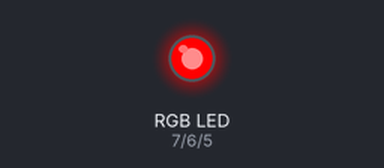
The sketch below on a simulated Arduino Uno, built with avr-gcc and run on an emulated ATmega328P. On the bench: an RGB LED mixed from three pins (HIGH = lit).

Above: at 0.5 s.
At 4.2 s:
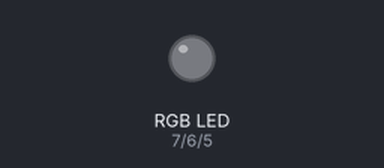
At 8.0 s:
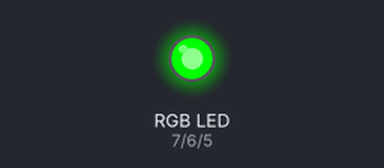
At 12.5 s:
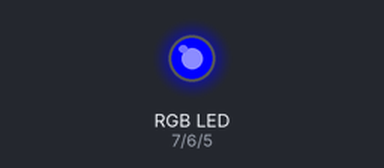
At 17.0 s:
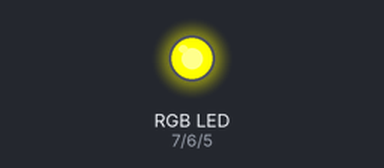
Timing chart, 0 to 23.4 s (numbered marks = the images above):
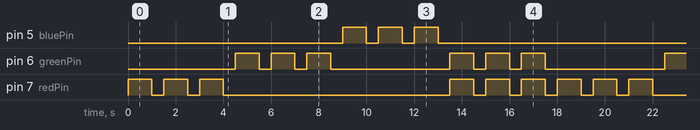

The sketch:

rgb.ino
```cpp
/*
 * In this program, I use 4 loops to implement blinking in red, green. blue and yellow.
 * Each color blinks 3 times. Yellow color is red + green
 */
#define redPin 7
#define greenPin 6
#define bluePin 5

void setup() {
  // put your setup code here, to run once:
  Serial.begin(115200);
  pinMode(redPin,OUTPUT);
  pinMode(greenPin,OUTPUT);
  pinMode(bluePin,OUTPUT);
}

void loop() {
  // red led blink 3 time
  for (int i=0;i<3;i++){
    digitalWrite(redPin, HIGH);    //red color
    delay(1000);
    digitalWrite(redPin, LOW);
    delay(500);
  }

  // green led blink 3 time
  for (int i=0;i<3;i++){
    digitalWrite(greenPin, HIGH);    //green color
    delay(1000);
    digitalWrite(greenPin, LOW);
    delay(500);
  }

  // blue led blink 3 time
  for (int i=0;i<3;i++){
    digitalWrite(bluePin, HIGH);    //blue color
    delay(1000);
    digitalWrite(bluePin, LOW);
    delay(500);
  }

  // yellow led blink 3 time
  for (int i=0;i<3;i++){
    digitalWrite(redPin, HIGH);
    digitalWrite(greenPin, HIGH);  //yellow color
    delay(1000);
    digitalWrite(redPin, LOW);
    digitalWrite(greenPin, LOW);
    delay(500);
  }
}
```

Measured:
- by itself, pin 5 (bluePin): repeats every 18.0 s: 2 × (LOW 0.50 s, HIGH 1.0 s), LOW 14.0 s, HIGH 1.0 s
- by itself, pin 6 (greenPin): repeats every 9.0 s: 2 × (LOW 0.50 s, HIGH 1.0 s), LOW 5.0 s, HIGH 1.0 s
- by itself, pin 7 (redPin): repeats every 18.0 s: 2 × (LOW 0.50 s, HIGH 1.0 s), LOW 9.5 s, 3 × (HIGH 1.0 s, LOW 0.50 s), HIGH 1.0 s
